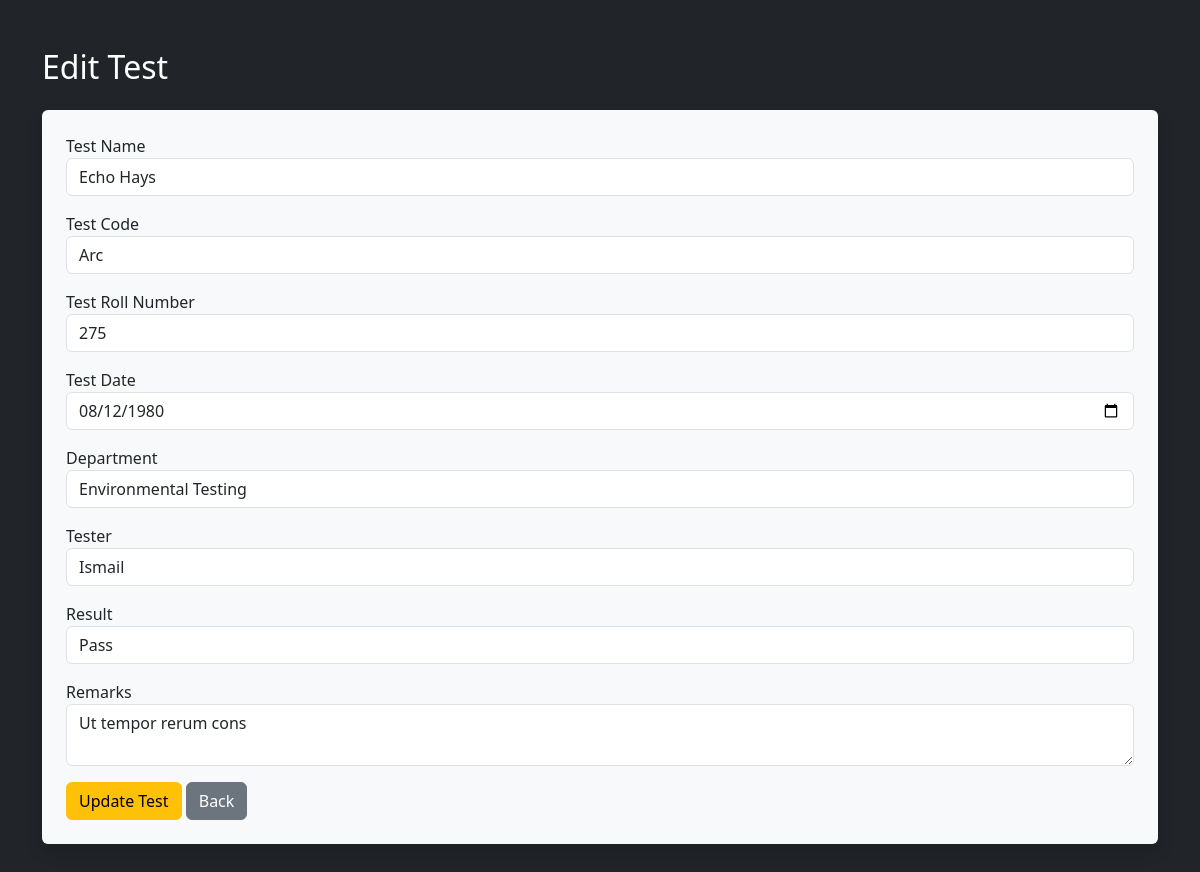
Page /admin-portal/test_edit.php?id=Sunt vero se (signed in) on the committed database.
### tables this page shows
CREATE TABLE `tests` (
  `TestID` char(12) NOT NULL,
  `ProductID` char(10) NOT NULL,
  `TestName` varchar(100) NOT NULL,
  `TestCode` char(3) NOT NULL,
  `TestRollNumber` char(3) NOT NULL,
  `TestDate` date NOT NULL,
  `TestingDepartmentID` int(11) NOT NULL,
  `TestResult` varchar(10) NOT NULL,
  `Remarks` text DEFAULT NULL,
  `TestedBy` int(11) NOT NULL
);

### admin-portal/test_edit.php (the view, shortened to what this page needs)
<?php
include('includes/db.php');
$id = $conn->real_escape_string($_GET['id']);
$test = $conn->query("SELECT * FROM tests WHERE TestID='$id'")->fetch_assoc();
?>
<!DOCTYPE html>
<html>
<head>
  <link href="https://cdn.jsdelivr.net/npm/bootstrap@5.3.2/dist/css/bootstrap.min.css" rel="stylesheet">
</head>
<body class="bg-dark text-white">
<div class="container py-5">
  <h2 class="mb-4">Edit Test</h2>
  <form method="POST" class="bg-light text-dark p-4 rounded shadow">
    <div class="mb-3">
      <label>Test Name</label>
      <input type="text" name="TestName" value="<?= htmlspecialchars($test['TestName']) ?>" class="form-control" required>
    </div>
    <div class="mb-3">
      <label>Test Code</label>
      <input type="text" name="TestCode" value="<?= htmlspecialchars($test['TestCode']) ?>" class="form-control" required>
    </div>
    <div class="mb-3">
      <label>Test Roll Number</label>
      <input type="text" name="TestRollNumber" value="<?= htmlspecialchars($test['TestRollNumber']) ?>" class="form-control" required>
    </div>
    <div class="mb-3">
      <label>Test Date</label>
      <input type="date" name="TestDate" value="<?= $test['TestDate'] ?>" class="form-control" required>
    </div>
    <div class="mb-3">
      <label>Department</label>
      <select name="TestingDepartmentID" class="form-control">
        <?php
        $deps = $conn->query("SELECT * FROM TestingDepartments");
        while ($d = $deps->fetch_assoc()):
          $sel = ($d['DepartmentID'] == $test['TestingDepartmentID']) ? "selected" : "";
          echo "<option value='{$d['DepartmentID']}' $sel>{$d['DepartmentName']}</option>";
        endwhile;
        ?>
      </select>
    </div>
    <div class="mb-3">
      <label>Tester</label>
      <select name="TestedBy" class="form-control">
        <?php
        $users = $conn->query("SELECT * FROM Users");
        while ($u = $users->fetch_assoc()):
          $sel = ($u['UserID'] == $test['TestedBy']) ? "selected" : "";
          echo "<option value='{$u['UserID']}' $sel>{$u['UserName']}</option>";
        endwhile;
        ?>
      </select>
    </div>
    <div class="mb-3">
      <label>Result</label>
      <select name="TestResult" class="form-control">
        <option value="Pass" <?= $test['TestResult']=="Pass"?"selected":"" ?>>Pass</option>
      </select>
    </div>
    <div class="mb-3">
      <label>Remarks</label>
      <textarea name="Remarks" class="form-control"><?= htmlspecialchars($test['Remarks']) ?></textarea>
    </div>
    <button type="submit" class="btn btn-warning">Update Test</button>
    <a href="tests.php" class="btn btn-secondary">Back</a>
  </form>
</div>
</body>
</html>

### rows in the picture
tests: TestName "Echo Hays", TestCode "Arc", TestRollNumber "275", TestDate "08/12/1980", TestResult "Pass", Remarks "Ut tempor rerum cons"

### other values in the picture
form field TestingDepartmentID "Environmental Testing"
form field TestedBy "Ismail"
